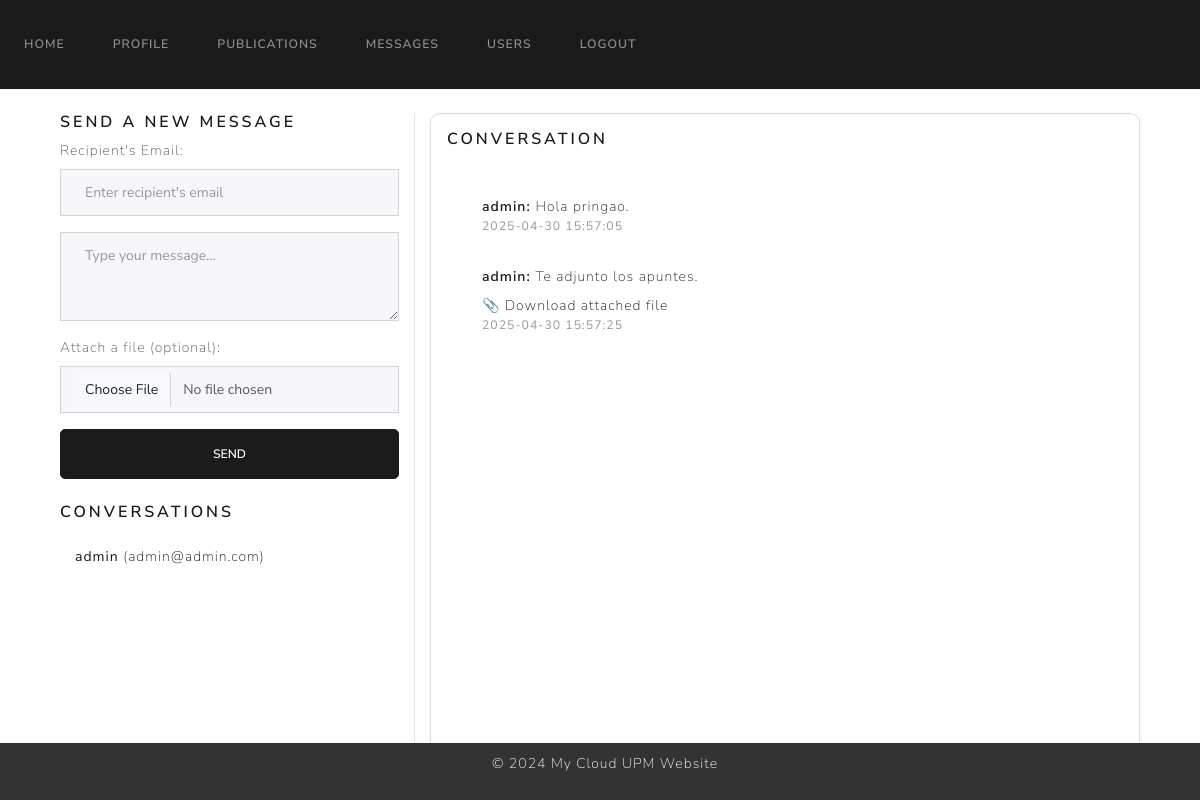
Page /messages?user_id=1 (signed in) on the earlier database version.
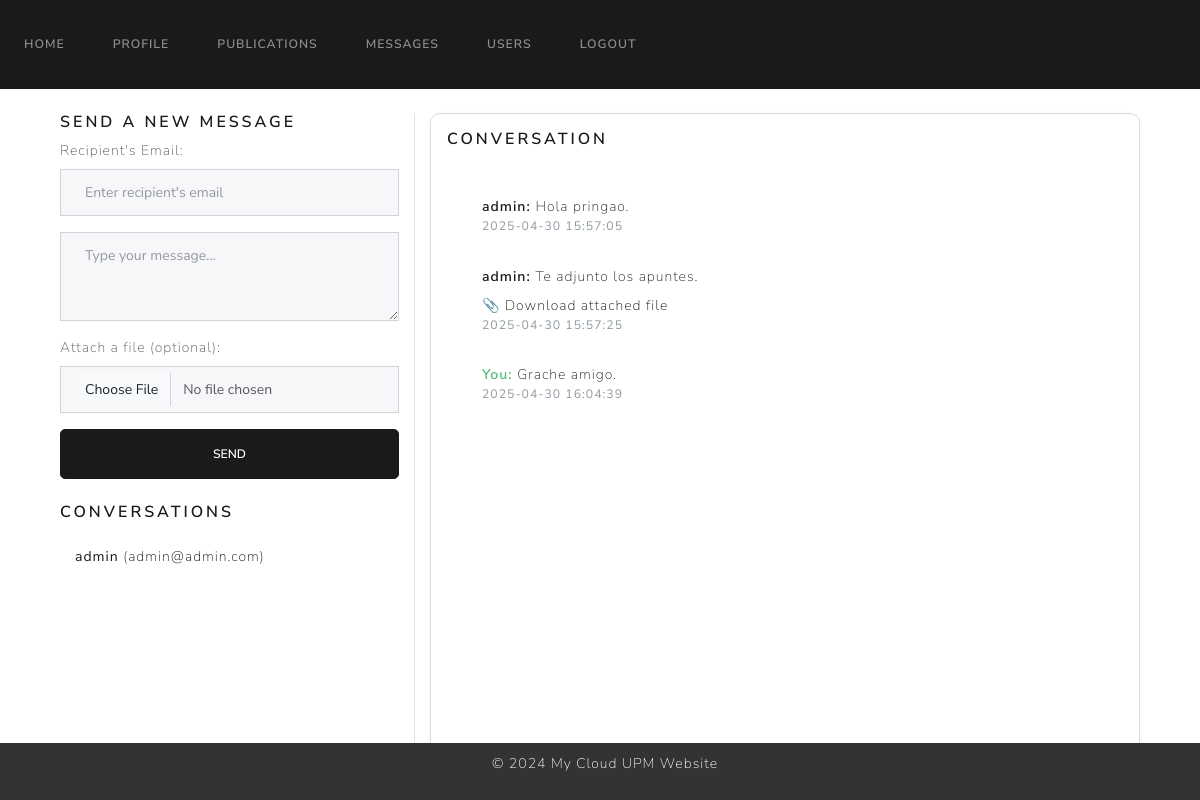
Same page on the later database version.
### website/models.py (models this page shows)
class User(UserMixin, db.Model):
    id = db.Column(db.Integer, primary_key=True)
    name = db.Column(db.String(100), unique=False, nullable=False)
    surname = db.Column(db.String(100), unique=False, nullable=False)
    email = db.Column(db.String(100), unique=True, nullable=False)
    password = db.Column(db.String(100), nullable=False)
    bio = db.Column(db.Text, default="This is my bio.")  # Bio field
    role = db.Column(db.Integer, nullable=False, default=1)  # 0 para admin, 1 para usuario regular
    is_blocked = db.Column(db.Boolean, nullable=False, default=False)  # Campo para indicar si el usuario está bloqueado
    profile_pic = db.Column(db.String(150), default='default.jpg')
    twitter = db.Column(db.String(255), nullable=True)    # Twitter URL
    linkedin = db.Column(db.String(255), nullable=True)   # LinkedIn URL
    publications = db.relationship('Publication')
    login_records = db.relationship('LoginRecord')

class Message(db.Model):
    id = db.Column(db.Integer, primary_key=True)
    sender_id = db.Column(db.Integer, db.ForeignKey('user.id'), nullable=False)
    receiver_id = db.Column(db.Integer, db.ForeignKey('user.id'), nullable=False)
    content = db.Column(db.Text, nullable=False)
    timestamp = db.Column(db.DateTime, default=func.now())
    file_path = db.Column(db.String(255), nullable=True)
    sender = db.relationship('User', foreign_keys=[sender_id], backref='sent_messages')
    receiver = db.relationship('User', foreign_keys=[receiver_id], backref='received_messages')

### website/views.py (the view)
@views.route('/messages', methods=['GET'])
@login_required
def messages():
    users_contacted = User.query.filter(
        User.id != current_user.id,
        or_(
            and_(Message.sender_id == current_user.id, Message.receiver_id == User.id),
            and_(Message.receiver_id == current_user.id, Message.sender_id == User.id)
        )
    ).distinct().all()
    selected_user_id = request.args.get('user_id', type=int)
    conversation = None
    if selected_user_id:
        conversation = Message.query.filter(
            or_(
                and_(Message.sender_id == current_user.id, Message.receiver_id == selected_user_id),
                and_(Message.receiver_id == current_user.id, Message.sender_id == selected_user_id)
            )
        ).order_by(Message.timestamp).all()
    return render_template(
        'messages.html',
        user=current_user,
        users_contacted=users_contacted,
        conversation=conversation,
        selected_user_id=selected_user_id
    )

### website/templates/messages.html (shortened to what this page needs)
{% extends "base.html" %}
{% block content %}
<div class="container mt-4">
    <div class="row">
        <div class="col-md-4 border-end">
            <div class="mb-4">
                <h5 class="text-primary">Send a New Message</h5>
                <form method="POST" action="{{ url_for('views.send_message') }}" enctype="multipart/form-data">
                    <div class="mb-3">
                        <label for="receiver_email" class="form-label">Recipient's Email:</label>
                        <input type="email" name="receiver_email" class="form-control" placeholder="Enter recipient's email" required>
                    </div>
                    <div class="mb-3">
                        <textarea name="content" class="form-control" rows="3" placeholder="Type your message..." required></textarea>
                    </div>
                    <div class="mb-3">
                        <label for="message_file" class="form-label">Attach a file (optional):</label>
                        <input type="file" name="message_file" class="form-control">
                    </div>
                    <button type="submit" class="btn btn-primary w-100">Send</button>
                </form>
            </div>
            <div style="max-height: 400px; overflow-y: auto;">
                <h5 class="text-primary">Conversations</h5>
                <ul class="list-group">
                    {% for user in users_contacted %}
                    <li class="list-group-item">
                        <a href="{{ url_for('views.messages', user_id=user.id) }}" class="text-decoration-none">
                            <strong>{{ user.name }}</strong> ({{ user.email }})
                        </a>
                    </li>
                    {% endfor %}
                </ul>
            </div>
        </div>
        <div class="col-md-8">
            <div class="card shadow-sm p-3">
                <h5 class="card-title text-primary">Conversation</h5>
                <div class="card-body" style="height: 625px; overflow-y: auto;">
                    {% if conversation %}
                    <ul class="list-group">
                        {% for message in conversation %}
                        <li class="list-group-item">
                            <strong class="{% if message.sender_id == current_user.id %}text-success{% else %}text-primary{% endif %}">
                                {% if message.sender_id == current_user.id %}You{% else %}{{ message.sender.name }}{% endif %}:
                            </strong>
                            <span>{{ message.content }}</span>
                            {% if message.file_path %}
                            <div class="mt-2">
                                {% if message.file_path.endswith(('png','jpg','jpeg','gif')) %}
                                    <img src="{{ url_for('static', filename='uploads/messages/' + message.file_path) }}"
                                         class="img-fluid rounded" style="max-height: 200px;">
                                {% else %}
                                    <a href="{{ url_for('static', filename='uploads/messages/' + message.file_path) }}" download>
                                        📎 Download attached file
                                    </a>
                                {% endif %}
                            </div>
                            {% endif %}
                            <small class="text-muted d-block">{{ message.timestamp }}</small>
                        </li>
                        {% endfor %}
                    </ul>
                    {% else %}
                    <p class="text-muted">Select a user to view the conversation or start a new message on the left.</p>
                    {% endif %}
                </div>
            </div>
        </div>
    </div>
</div>
{% endblock %}

Differences in the rows shown:
added Message: shows "You", content "Grache amigo.", timestamp "2025-04-30 16:04:39"
